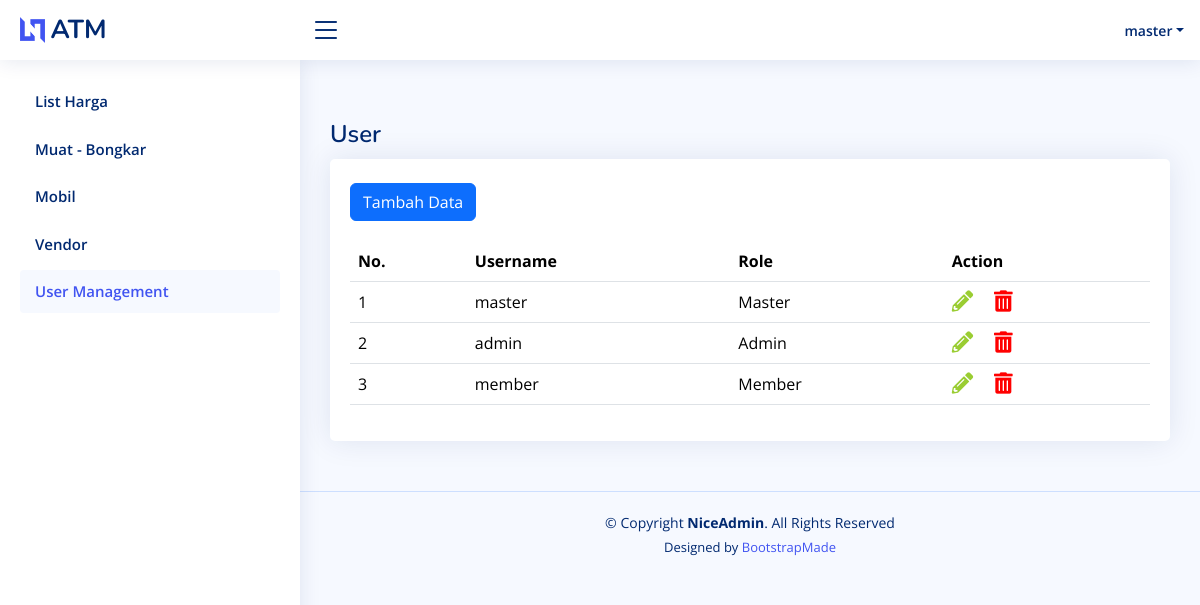
The page /user.php (signed in) on the database its author committed.
### tables this page shows
CREATE TABLE `user` (
  `id` int(11) NOT NULL,
  `created_date` timestamp NOT NULL DEFAULT current_timestamp(),
  `modified_date` timestamp NOT NULL DEFAULT current_timestamp() ON UPDATE current_timestamp(),
  `secure_id` varchar(52) NOT NULL,
  `role` varchar(20) NOT NULL COMMENT 'MASTER | ADMIN | MEMBER',
  `username` varchar(100) NOT NULL,
  `password` varchar(100) NOT NULL
);

### api/get_user.php (called while the page is built, shortened)
<?php
require 'config/db.php';
if ($_SERVER["REQUEST_METHOD"] == "GET") {
    try{
        $sql = 'SELECT * FROM user';
        $stmt = $db->query($sql);
        $user = $stmt->fetchAll();
    } catch(PDOException $e){
        echo "Connection failed: " . $e->getMessage();
    }
}
?>

### user.php (the view, shortened to what this page needs)
<?php
require 'layout/header.php';
require 'layout/navbar.php';
require 'layout/sidebar.php';
require 'api/get_user.php';
?>
  <main id="main" class="main">
    <div class="pagetitle">
      <h1>User</h1>
    </div>
    <section class="section">
      <div class="row">
        <div class="col-lg-12">
          <div class="card">
            <div class="card-body" style="padding-top:3dvh;">
              <a href="upsert_user.php" class="btn btn-primary" style="margin-bottom:20px;">Tambah Data</a>
              <table class="table datatable" id="dataTable">
                <thead>
                  <tr>
                    <th>No.</th>
                    <th>Username</th>
                    <th>Role</th>
                    <?php if ($_SESSION['role'] != "MEMBER" && $_SESSION['role'] != "ADMIN"):?>
                    <th>Action</th>
                    <?php endif;?>
                  </tr>
                </thead>
                <tbody>
                  <?php
                  foreach($user as $i=>$v):
                    echo '<tr>';
                      echo '<td>'.sprintf("%d", $i+1).'</td>';
                      echo '<td>'.$v['username'].'</td>';
                      echo '<td>'.ucfirst(strtolower($v['role'])).'</td>';
                      if ($_SESSION['role'] != "MEMBER" && $_SESSION['role'] != "ADMIN"):
                      echo '<td>';
                      echo '<a class="edit-btn" href="upsert_user.php?q='.$v['secure_id'].'"><i class="fas fa-lg fa-pencil-alt"></i></a>';
                      echo '<a class="delete-btn" data-secure-id="'.$v['secure_id'].'"><i class="fas fa-lg fa-trash-alt"></i></a>';
                      echo '</td>';
                      endif;
                    echo '</tr>';
                  endforeach;
                  ?>
                </tbody>
              </table>
            </div>
          </div>
        </div>
      </div>
    </section>
  </main>
  <?php
  require 'layout/footer.php';

### assets/css/style.css (style rules this page uses)
:root { scroll-behavior: smooth; }
body { font-family: "Open Sans", sans-serif; background: #f6f9ff; color: #444444; }
a { color: #4154f1; text-decoration: none; }
h1, h2, h3, h4, h5, h6 { font-family: "Nunito", sans-serif; }
#main { margin-top: 60px; padding: 20px 30px; transition: all 0.3s; }
.pagetitle { margin-bottom: 10px; margin-top: 5vh; }
.pagetitle h1 { font-size: 24px; margin-bottom: 0; font-weight: 600; color: #012970; }
.card { margin-bottom: 30px; border: none; border-radius: 5px; box-shadow: 0px 0 30px rgba(1, 41, 112, 0.1); }
.card-body { padding: 20px 20px 20px 20px; }
@media (min-width: 1200px) { #main, #footer { margin-left: 300px; } }
.edit-btn { color: yellowgreen }
.delete-btn { color: red; }

### rows shown on the page
user: username "master", role "Master"
user: username "admin", role "Admin"
user: username "member", role "Member"

### other values the page prints
$_SESSION['username'] "master"
$link['text'] "List Harga"
$link['text'] "Muat - Bongkar"
$link['text'] "Mobil"
$link['text'] "Vendor"
$link['text'] "User Management"
